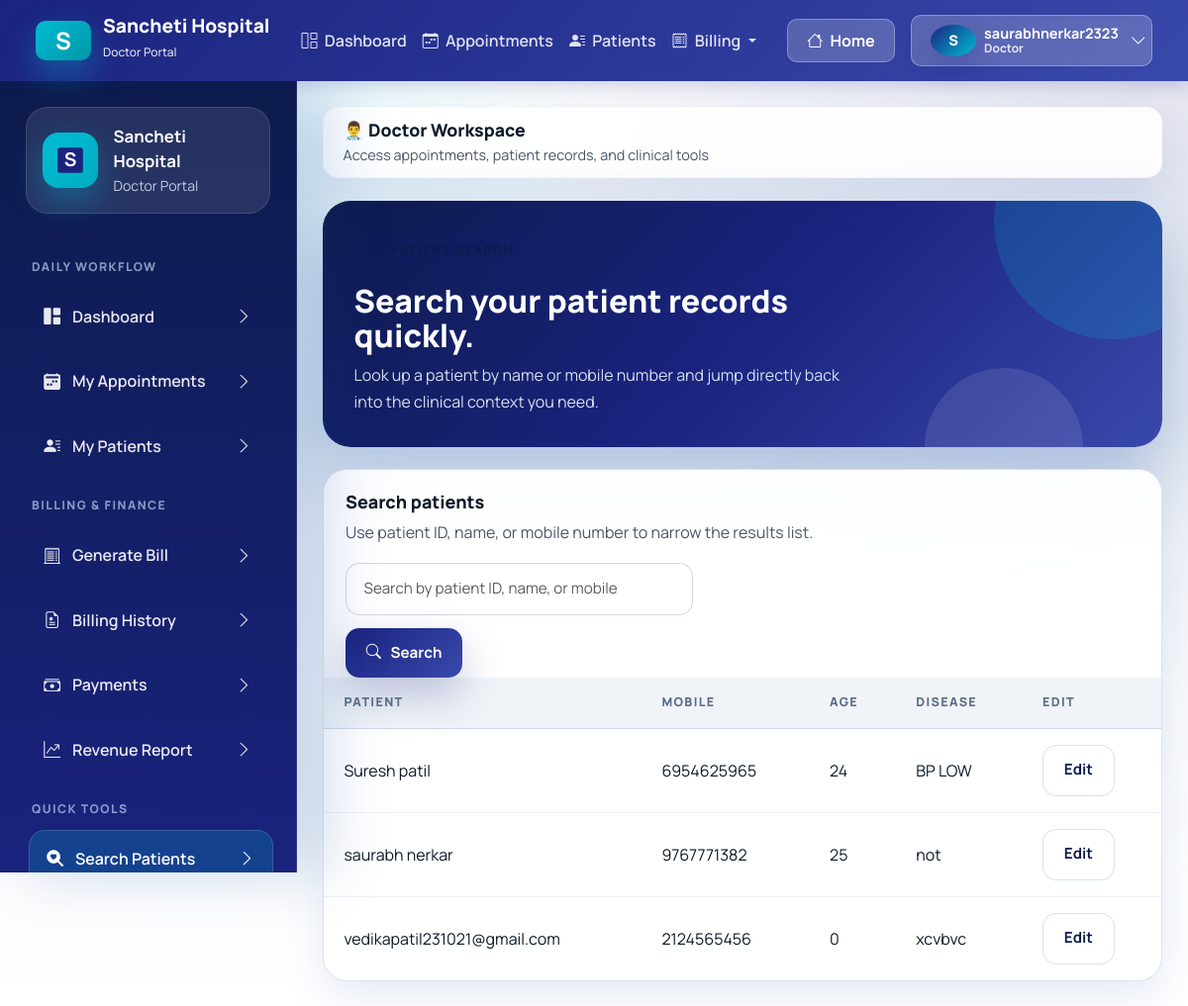
The app's page /doctor/search/patient/ (signed in) with its own data.
### accounts/models.py (models this page shows, shortened)
class CustomUser(AbstractUser):
    ROLE_CHOICES = (
        ("admin", "Admin"),
        ("doctor", "Doctor"),
        ("patient", "Patient"),
    )
    username = models.CharField(max_length=150, unique=True, blank=True, null=True)
    email = models.EmailField(unique=True)
    role = models.CharField(max_length=10, choices=ROLE_CHOICES, default="patient")
    education = models.CharField(max_length=200, blank=True, null=True)
    experience = models.IntegerField(blank=True, null=True)
    bio = models.TextField(blank=True, null=True)
    fees = models.DecimalField(max_digits=8, decimal_places=2, blank=True, null=True)
    specialization = models.ForeignKey(
        "Specialization",
        on_delete=models.SET_NULL,
        null=True,
        blank=True
    )
    is_email_verified = models.BooleanField(default=False)
    email_verification_token = models.UUIDField(default=uuid.uuid4, editable=False, null=True, blank=True)
    USERNAME_FIELD = "email"
    REQUIRED_FIELDS = []
    objects = CustomUserManager()

### doctor/models.py (models this page shows, shortened)
class AddedPatient(models.Model):
    STATUS_CHOICES = (
        ('Active', 'Active'),
        ('Completed', 'Completed'),
    )
    doctor = models.ForeignKey(CustomUser, on_delete=models.CASCADE)
    name = models.CharField(max_length=100)
    mobile = models.CharField(max_length=15)
    age = models.IntegerField()
    disease = models.CharField(max_length=200)
    status = models.CharField(
        max_length=20,
        choices=STATUS_CHOICES,
        default='Active'
    )
    created_at = models.DateTimeField(auto_now_add=True)

### doctor/views.py (the view)
# urls.py: path("search/patient/", views.search_patient, name="search_patient"),
@login_required
@user_passes_test(is_doctor)
def search_patient(request):
    query = request.GET.get("q", "").strip()
    filters = Q(name__icontains=query) | Q(mobile__icontains=query)
    if query.isdigit():
        filters |= Q(pk=int(query))
    patients = AddedPatient.objects.filter(
    doctor=request.user,
    status="Completed"
    ).filter(filters)
    return render(request, "doctor/search_patient.html", {"patients": patients, "query": query})

### doctor/views.py (called while the page is built)
def is_doctor(user):
    return user.role == "doctor"

### doctor/templates/doctor/search_patient.html (shortened to what this page needs)
{% extends "base.html" %}
{% block content %}
<section class="page-hero">
    <div>
        <span class="eyebrow">
            <i class="bi bi-search-heart"></i>
        </span>
        <h2>Search your patient records quickly.</h2>
        <p>Look up a patient by name or mobile number and jump directly back into the clinical context you need.</p>
    </div>
</section>
<section class="table-card">
    <div class="table-toolbar">
        <div>
            <h3 class="table-title">Search patients</h3>
            <p class="table-copy">Use patient ID, name, or mobile number to narrow the results list.</p>
        </div>
        <form method="get" class="search-form">
            <input type="text" name="q" class="form-control" placeholder="Search by patient ID, name, or mobile" value="{{ query }}">
            <button class="btn-brand" type="submit">
                <i class="bi bi-search"></i>
                Search
            </button>
        </form>
    </div>
    <div class="table-responsive">
        <table class="app-table">
            <thead>
                <tr>
                    <th>Patient</th>
                    <th>Mobile</th>
                    <th>Age</th>
                    <th>Disease</th>
                    <th>Edit</th>
                </tr>
            </thead>
            <tbody>
                {% for patient in patients %}
                <tr>
                    <td>{{ patient.name }}</td>
                    <td>{{ patient.mobile }}</td>
                    <td>{{ patient.age }}</td>
                    <td>{{ patient.disease }}</td>
                    <td><a class="btn-secondary-soft" href="{% url 'doctor:edit_patient' patient.pk %}">Edit</a></td>
                </tr>
                {% endfor %}
            </tbody>
        </table>
    </div>
</section>
{% endblock %}

### templates/base.html (shortened to what this page needs)
{% load static %}
<!DOCTYPE html>
<html lang="en">
<head>
    <link href="https://cdn.jsdelivr.net/npm/bootstrap@5.3.3/dist/css/bootstrap.min.css" rel="stylesheet">
    <link rel="stylesheet" href="https://cdn.jsdelivr.net/npm/bootstrap-icons@1.11.3/font/bootstrap-icons.min.css">
    <link rel="stylesheet" href="{% static 'css/healthcare-ui.css' %}">
</head>
<body>
    {% if request.user.is_authenticated %}
    <nav class="navbar navbar-expand-lg classic-navbar">
        <div class="container-fluid">
            <a class="navbar-brand" href="{% url 'accounts:home' %}">
                <div class="brand-icon">S</div>
                <div>
                    <div style="line-height: 1;">Sancheti Hospital</div>
                    <small style="font-size: 0.75rem; opacity: 0.85; font-weight: 500;">{{ request.user.role|title }} Portal</small>
                </div>
            </a>
            <div class="collapse navbar-collapse" id="navbarNav">
                <ul class="navbar-nav me-auto mb-2 mb-lg-0 ms-4">
                    {% if request.user.role == "doctor" %}
                    <li class="nav-item">
                        <a class="nav-link {% if request.resolver_match.url_name == 'doctor_dashboard' %}active{% endif %}" href="{% url 'doctor:doctor_dashboard' %}">
                            <i class="bi bi-grid-1x2 me-1"></i> Dashboard
                        </a>
                    </li>
                    <li class="nav-item">
                        <a class="nav-link {% if request.resolver_match.url_name == 'doctor_appointments' %}active{% endif %}" href="{% url 'doctor:doctor_appointments' %}">
                            <i class="bi bi-calendar-week me-1"></i> Appointments
                        </a>
                    </li>
                    <li class="nav-item">
                        <a class="nav-link {% if request.resolver_match.url_name == 'doctor_patients' %}active{% endif %}" href="{% url 'doctor:doctor_patients' %}">
                            <i class="bi bi-person-lines-fill me-1"></i> Patients
                        </a>
                    </li>
                    <li class="nav-item dropdown">
                        <a class="nav-link dropdown-toggle" href="#" role="button" data-bs-toggle="dropdown" aria-expanded="false">
                            <i class="bi bi-receipt me-1"></i> Billing
                        </a>
                    </li>
                    {% endif %}
                </ul>
                <div class="d-flex align-items-center gap-3">
                    <a class="btn btn-navbar" href="{% url 'accounts:home' %}">
                        <i class="bi bi-house me-1"></i> Home
                    </a>
                    <div class="dropdown">
                        <button class="btn btn-navbar d-flex align-items-center gap-2" type="button" id="userDropdown" data-bs-toggle="dropdown" aria-expanded="false">
                            <div class="avatar-badge" style="width: 32px; height: 32px; font-size: 0.9rem;">{{ request.user.username|first|upper }}</div>
                            <div class="d-none d-md-block text-start" style="line-height: 1.1;">
                                <div style="font-size: 0.9rem; font-weight:700;">{{ request.user.username }}</div>
                                <div style="font-size:0.75rem; opacity:0.85;">{{ request.user.role|title }}</div>
                            </div>
                            <i class="bi bi-chevron-down ms-1"></i>
                        </button>
                    </div>
                </div>
            </div>
        </div>
    </nav>
    <div class="app-shell app-shell-with-top-nav">
        <aside class="app-sidebar d-none d-xl-flex flex-column" data-sidebar>
            <div class="sidebar-brand">
                <div class="brand-icon">
                    <svg width="32" height="32" viewBox="0 0 100 100" fill="none" xmlns="http://www.w3.org/2000/svg">
                        <rect x="10" y="10" width="80" height="80" rx="8" fill="#1a237e"/>
                        <text x="50" y="70" font-size="60" font-weight="bold" fill="white" text-anchor="middle">S</text>
                    </svg>
                </div>
                <div class="brand-copy">
                    <strong>Sancheti Hospital</strong>
                    <span class="text-capitalize">{{ request.user.role }} Portal</span>
                </div>
            </div>
            {% if request.user.role == "doctor" %}
            <div class="sidebar-section-label">Daily Workflow</div>
            <nav class="sidebar-nav">
                <a class="sidebar-link {% if request.resolver_match.namespace == 'doctor' and request.resolver_match.url_name == 'doctor_dashboard' %}active{% endif %}" href="{% url 'doctor:doctor_dashboard' %}">
                    <span><i class="bi bi-grid-1x2-fill"></i> Dashboard</span>
                    <i class="bi bi-chevron-right"></i>
                </a>
                <a class="sidebar-link {% if request.resolver_match.namespace == 'doctor' and request.resolver_match.url_name == 'doctor_appointments' %}active{% endif %}" href="{% url 'doctor:doctor_appointments' %}">
                    <span><i class="bi bi-calendar2-week-fill"></i> My Appointments</span>
                    <i class="bi bi-chevron-right"></i>
                </a>
                <a class="sidebar-link {% if request.resolver_match.namespace == 'doctor' and request.resolver_match.url_name == 'doctor_patients' %}active{% endif %}" href="{% url 'doctor:doctor_patients' %}">
                    <span><i class="bi bi-person-lines-fill"></i> My Patients</span>
                    <i class="bi bi-chevron-right"></i>
                </a>
            </nav>
            <div class="sidebar-section-label">Billing & Finance</div>
            <nav class="sidebar-nav">
                <a class="sidebar-link {% if request.resolver_match.namespace == 'billing' and request.resolver_match.url_name == 'generate_bill' %}active{% endif %}" href="{% url 'billing:generate_bill' %}">
                    <span><i class="bi bi-receipt-cutoff"></i> Generate Bill</span>
                    <i class="bi bi-chevron-right"></i>
                </a>
                <a class="sidebar-link {% if request.resolver_match.namespace == 'billing' and request.resolver_match.url_name == 'bill_list' %}active{% endif %}" href="{% url 'billing:bill_list' %}">
                    <span><i class="bi bi-file-earmark-medical"></i> Billing History</span>
                    <i class="bi bi-chevron-right"></i>
                </a>
                <a class="sidebar-link {% if request.resolver_match.namespace == 'billing' and request.resolver_match.url_name == 'payment_history' %}active{% endif %}" href="{% url 'billing:payment_history' %}">
                    <span><i class="bi bi-cash-stack"></i> Payments</span>
                    <i class="bi bi-chevron-right"></i>
                </a>
                <a class="sidebar-link {% if request.resolver_match.namespace == 'billing' and request.resolver_match.url_name == 'revenue_report' %}active{% endif %}" href="{% url 'billing:revenue_report' %}">
                    <span><i class="bi bi-graph-up-arrow"></i> Revenue Report</span>
                    <i class="bi bi-chevron-right"></i>
                </a>
            </nav>
            <div class="sidebar-section-label">Quick Tools</div>
            <nav class="sidebar-nav">
                <a class="sidebar-link {% if request.resolver_match.namespace == 'doctor' and request.resolver_match.url_name == 'search_patient' %}active{% endif %}" href="{% url 'doctor:search_patient' %}">
                    <span><i class="bi bi-search-heart-fill"></i> Search Patients</span>
                    <i class="bi bi-chevron-right"></i>
                </a>
            </nav>
            {% endif %}
        </aside>
        <main class="content-area">
            <div class="topbar d-none d-xl-block" style="border-radius: 16px; padding: 0.75rem 1.25rem; background: rgba(255,255,255,0.9); border:1px solid rgba(203, 208, 210, 0.1);">
                <div class="topbar-copy">
                    <h1 style="font-size: 1.1rem;">
                        {% if request.user.role == "doctor" %}👨‍⚕️ Doctor Workspace{% endif %}
                    </h1>
                    <p style="font-size: 0.9rem;">
                        {% if request.user.role == "doctor" %}Access appointments, patient records, and clinical tools{% endif %}
                    </p>
                </div>
            </div>
            <div class="page-stack">
                {% block content %}{% endblock %}
            </div>
        </main>
    </div>
    {% endif %}
</body>
</html>

### templates/base.html (style rules this page uses)
.classic-navbar { background: linear-gradient(135deg, #1a237e 0%, #3949ab 100%); box-shadow: 0 4px 16px rgba(26, 35, 126, 0.2); padding: 0.75rem 1.5rem; position: sticky; top: 0; z-index: 1050; }
.classic-navbar .navbar-brand { display: flex; align-items: center; gap: 12px; color: white !important; font-weight: 800; font-size: 1.2rem; }
.classic-navbar .brand-icon { width: 40px; height: 40px; border-radius: 10px; background: linear-gradient(135deg, #00bcd4 0%, #0097a7 100%); display: grid; place-items: center; font-weight: bold; font-size: 1.5rem; color: white; }
.classic-navbar .nav-link { color: rgba(255,255,255,0.85) !important; font-weight: 600; padding: 0.5rem 1rem; transition: all 0.2s ease; }
.classic-navbar .btn-navbar { background: rgba(255,255,255,0.2); border: 1px solid rgba(255,255,255,0.3); color: white; font-weight: 700; border-radius: 10px; padding: 0.55rem 1.2rem; transition: all 0.2s ease; }
.app-shell-with-top-nav { padding-top: 0; }

### records on screen
CustomUser: user.role "Doctor", user.username|first "S", user.username "saurabhnerkar2323"
AddedPatient: name "Suresh patil", mobile "6954625965", age "24", disease "BP LOW"
AddedPatient: name "saurabh nerkar", mobile "9767771382", age "25", disease "not"
AddedPatient: name "vedikapatil231021@gmail.com", mobile "2124565456", age "0", disease "xcvbvc"
